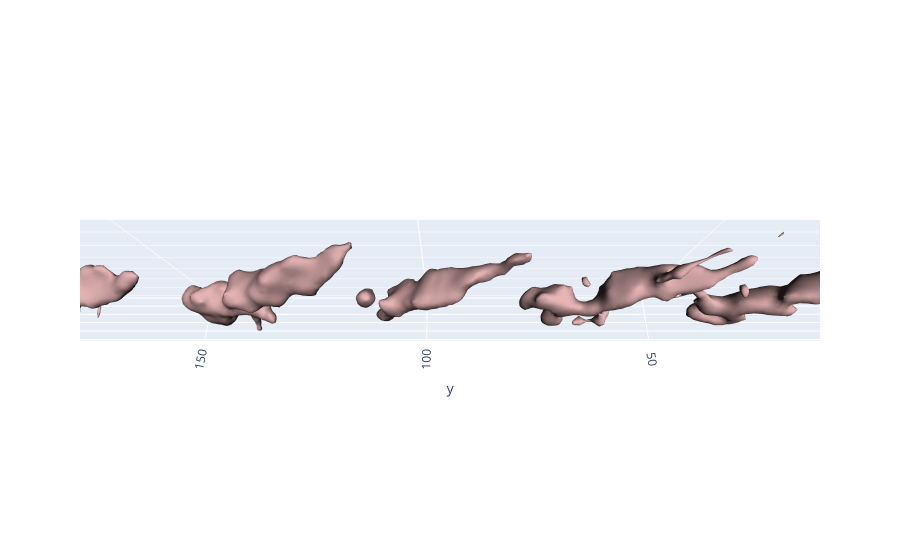

The cell this chart's notebook holds for it:
### Code cell
cld.draw(meshes, shift=(0,35,0))

### Figure 1 — Plotly figure (JSON) as saved in the notebook; plotly's stock layout.template omitted (floating-point values rounded to 4 significant figures; data arrays with more than 128 entries replaced by an {"elided": "..."} marker saying what was removed)
{"data": [{"color": "rgb(255,200,200)", "i": {"elided": "3158 int values"}, "j": {"elided": "3158 int values"}, "k": {"elided": "3158 int values"}, "lighting": {"ambient": 0.1}, "lightposition": {"x": 0, "y": 0, "z": 0}, "name": "1", "opacity": 1, "type": "mesh3d", "x": {"elided": "1583 float values"}, "y": {"elided": "1583 float values"}, "z": {"elided": "1583 float values"}}, {"color": "rgb(255,200,200)", "i": {"elided": "3370 int values"}, "j": {"elided": "3370 int values"}, "k": {"elided": "3370 int values"}, "lighting": {"ambient": 0.1}, "lightposition": {"x": 0, "y": 0, "z": 0}, "name": "2", "opacity": 1, "type": "mesh3d", "x": {"elided": "1687 float values"}, "y": {"elided": "1687 float values"}, "z": {"elided": "1687 float values"}}, {"color": "rgb(255,200,200)", "i": {"elided": "2428 int values"}, "j": {"elided": "2428 int values"}, "k": {"elided": "2428 int values"}, "lighting": {"ambient": 0.1}, "lightposition": {"x": 0, "y": 0, "z": 0}, "name": "3", "opacity": 1, "type": "mesh3d", "x": {"elided": "1220 float values"}, "y": {"elided": "1220 float values"}, "z": {"elided": "1220 float values"}}, {"color": "rgb(255,200,200)", "i": {"elided": "3902 int values"}, "j": {"elided": "3902 int values"}, "k": {"elided": "3902 int values"}, "lighting": {"ambient": 0.1}, "lightposition": {"x": 0, "y": 0, "z": 0}, "name": "4", "opacity": 1, "type": "mesh3d", "x": {"elided": "1953 float values"}, "y": {"elided": "1953 float values"}, "z": {"elided": "1953 float values"}}, {"color": "rgb(255,200,200)", "i": {"elided": "3156 int values"}, "j": {"elided": "3156 int values"}, "k": {"elided": "3156 int values"}, "lighting": {"ambient": 0.1}, "lightposition": {"x": 0, "y": 0, "z": 0}, "name": "5", "opacity": 1, "type": "mesh3d", "x": {"elided": "1588 float values"}, "y": {"elided": "1588 float values"}, "z": {"elided": "1588 float values"}}], "layout": {"legend": {"itemsizing": "constant"}, "scene": {"aspectmode": "data", "camera": {"eye": {"x": -0.8, "y": 0, "z": 2}}}, "title": {"text": ""}}}
